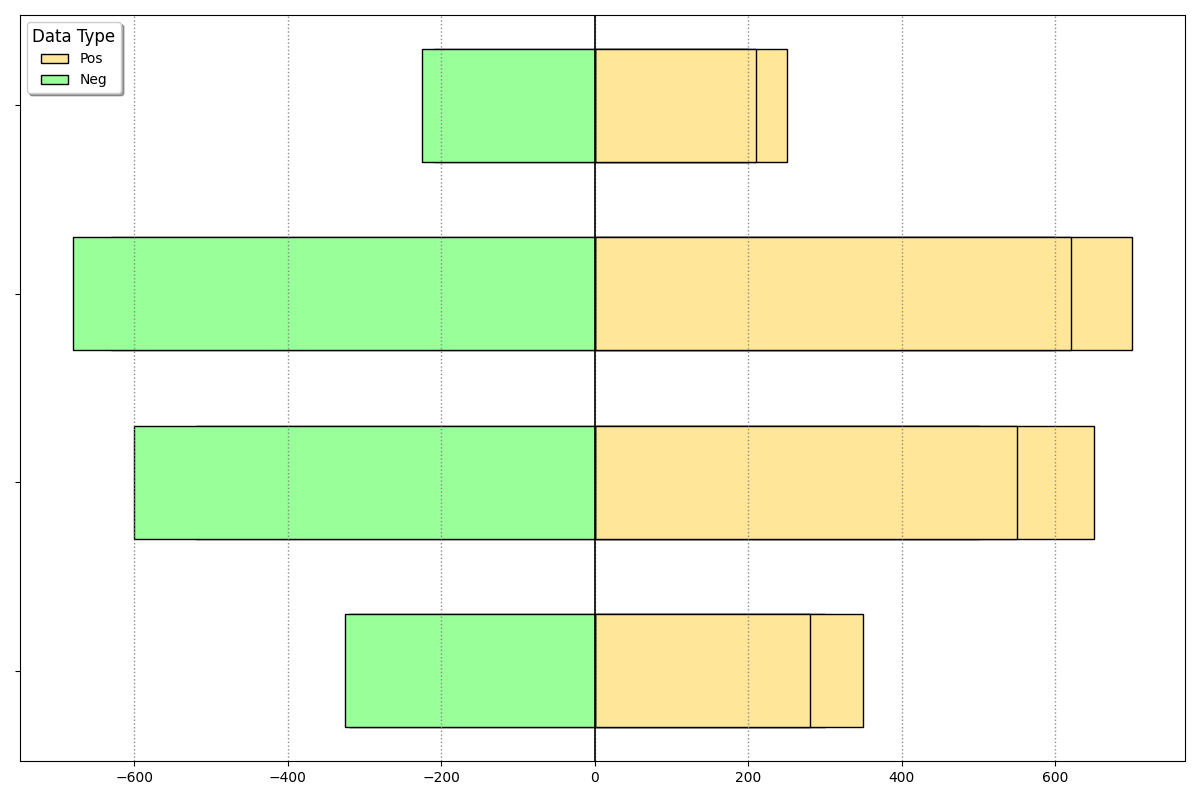

Write the Python code that produced this figure.
import matplotlib.pyplot as plt
import numpy as np

meal_types = ['Breakfast', 'Lunch', 'Dinner', 'Snacks']
calorie_data = {
    'Breakfast': [300, 320, 350, 325, 280],
    'Lunch': [500, 520, 650, 600, 550],
    'Dinner': [600, 630, 700, 680, 620],
    'Snacks': [200, 210, 250, 225, 210]
}

colors = ['#FF9999', '#FFE699', '#66B3FF', '#99FF99', '#FFCC99']

fig, ax = plt.subplots(figsize=(12, 8))

bar_width = 0.6
x_positions = np.arange(len(meal_types))

# Calculate positive and negative data sets
pos_data = {meal: [cal for i, cal in enumerate(calorie_data[meal]) if i % 2 == 0] for meal in meal_types}
neg_data = {meal: [-cal for i, cal in enumerate(calorie_data[meal]) if i % 2 == 1] for meal in meal_types}

# Stacked bars
for idx, meal in enumerate(meal_types):
    ax.barh(x_positions[idx], pos_data[meal], bar_width, left=0, color=colors[1], edgecolor='black', label='Pos' if idx == 0 else "")
    ax.barh(x_positions[idx], neg_data[meal], bar_width, left=0, color=colors[3], edgecolor='black', label='Neg' if idx == 0 else "")

ax.set_yticks(x_positions)
ax.set_yticklabels([''] * len(meal_types))  # Remove textual y-tick labels
ax.legend(title='Data Type', fontsize=10, title_fontsize=12, loc='upper left', shadow=True)
ax.axvline(x=0, color='black', linewidth=1.2)

ax.grid(True, linestyle=':', linewidth=1, color='gray', axis='x', alpha=0.9)

plt.tight_layout()
plt.show()
